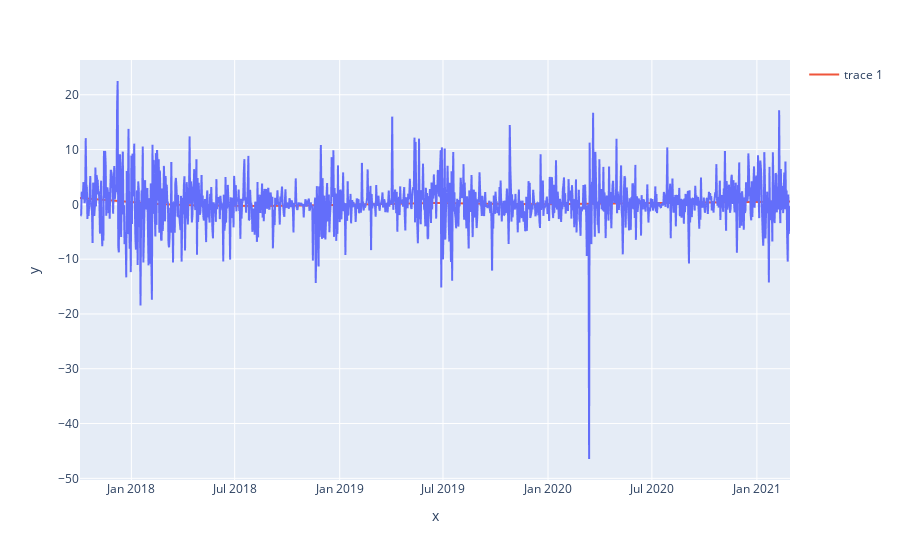

Here is the notebook cell this chart was saved with:
### Code cell
fig = px.line(x=df_ready.ds, y=df_ready.y)
fig.add_scatter(x=forecast.ds, y=forecast.yhat, mode='lines')
fig.show()

### Figure 1 — Plotly figure (JSON) as saved in the notebook; plotly's stock layout.template omitted (floating-point values rounded to 4 significant figures; data arrays with more than 128 entries replaced by an {"elided": "..."} marker saying what was removed)
{"data": [{"hovertemplate": "x=%{x}<br>y=%{y}<extra></extra>", "legendgroup": "", "line": {"color": "#636efa", "dash": "solid"}, "mode": "lines", "name": "", "showlegend": false, "type": "scattergl", "x": {"elided": "1245 str values"}, "xaxis": "x", "y": {"elided": "1245 float values"}, "yaxis": "y"}, {"mode": "lines", "type": "scatter", "x": {"elided": "1245 str values"}, "y": {"elided": "1245 float values"}}], "layout": {"legend": {"tracegroupgap": 0}, "margin": {"t": 60}, "xaxis": {"anchor": "y", "domain": [0, 1], "title": {"text": "x"}}, "yaxis": {"anchor": "x", "domain": [0, 1], "title": {"text": "y"}}}}
